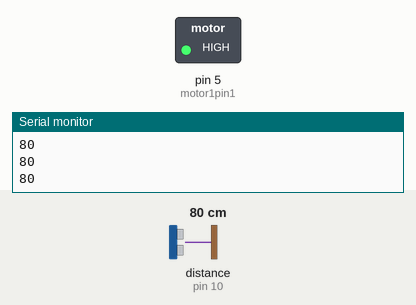
Bench run of a sketch on a simulated Arduino Uno, built with avr-gcc and run on an emulated ATmega328P. Shown: switched loads named in the sketch (green lamp = pin HIGH), the last lines printed to the serial monitor. Wiring (inferred from the names in the program): ultrasonic range finder: trigger pin 9; echo pin 10. The inputs (shaded band) are chosen by the test bench; at power-on: distance to the obstacle (sensor on pin 10) 80 cm. The echo pulse lasts 58.3 µs per cm; pins used as bus, display or sensor lines are not drawn.

Above: at 1.2 s.
1.3 s: distance to the obstacle (sensor on pin 10) set to 2 cm
At 1.9 s:
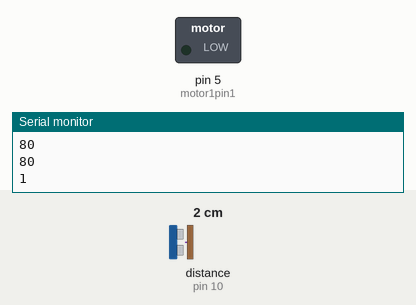
Timing chart, 0 to 4.3 s (numbered marks = the images above; inputs shaded):
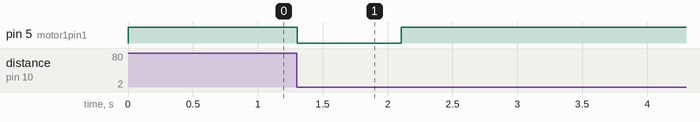

The sketch:

bell_final.ino
```cpp
const int trigPin = 9;
const int echoPin = 10;
long duration;
int distance;
int flag = 1;
int motor1pin1 = 5;
//int motor1pin2 = 6;
void setup() {
  pinMode(trigPin, OUTPUT);
  pinMode(echoPin, INPUT);

  pinMode(motor1pin1, OUTPUT);
  //pinMode(motor1pin2, OUTPUT);
  Serial.begin(9600);
}

void loop() {
digitalWrite(motor1pin1, HIGH);
  digitalWrite(trigPin, LOW);
  delayMicroseconds(2);
  digitalWrite(trigPin, HIGH);
  delayMicroseconds(10);
  digitalWrite(trigPin, LOW);
  duration = pulseIn(echoPin, HIGH);
  distance = microsecondsToCentimeters(duration);
  Serial.println(String(distance));
//  delay(760);
  if (distance <= 20) {
    if (flag == 1) {
      digitalWrite(motor1pin1, LOW);
     // digitalWrite(motor1pin2, LOW);
      delay(800);
      digitalWrite(motor1pin1, HIGH);
      delay(500);
      //digitalWrite(motor1pin2, HIGH);
      //delay(2000);
      //digitalWrite(motor1pin1, LOW);
      //digitalWrite(motor1pin2, LOW);
      flag = 0;
    }

  }
  else {
    flag = 1;
    digitalWrite(motor1pin1, HIGH);
    //digitalWrite(motor1pin2, LOW);
   // delay(1000);

  }
}
long microsecondsToCentimeters(long microseconds)
{
  return microseconds / 29 / 2;
}
```

Measured:
- after the input at 1.3 s, pin 5 (motor1pin1): HIGH → LOW at once, → HIGH 0.80 s later
